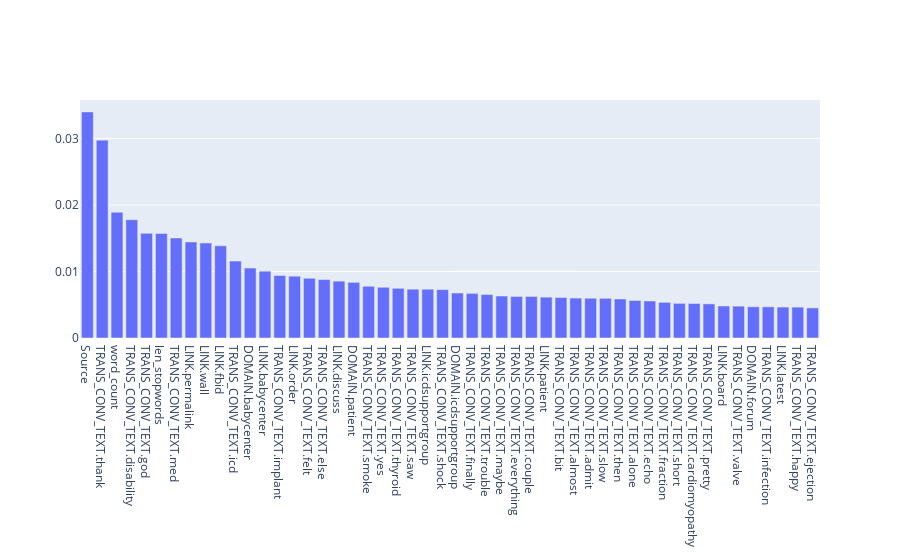

Notebook source saved alongside this figure:
### Code cell
import plotly.graph_objects as go

fig = go.Figure([go.Bar(x=most_important.Feature_name, y=most_important.Importance)])
fig.show()

### Figure 1 — Plotly figure (JSON) as saved in the notebook; plotly's stock layout.template omitted (floating-point values rounded to 4 significant figures)
{"data": [{"type": "bar", "x": ["Source", "TRANS_CONV_TEXT.thank", "word_count", "TRANS_CONV_TEXT.disability", "TRANS_CONV_TEXT.god", "len_stopwords", "TRANS_CONV_TEXT.med", "LINK.permalink", "LINK.wall", "LINK.fbid", "TRANS_CONV_TEXT.icd", "DOMAIN.babycenter", "LINK.babycenter", "TRANS_CONV_TEXT.implant", "LINK.order", "TRANS_CONV_TEXT.felt", "TRANS_CONV_TEXT.else", "LINK.discuss", "DOMAIN.patient", "TRANS_CONV_TEXT.smoke", "TRANS_CONV_TEXT.yes", "TRANS_CONV_TEXT.thyroid", "TRANS_CONV_TEXT.saw", "LINK.icdsupportgroup", "TRANS_CONV_TEXT.shock", "DOMAIN.icdsupportgroup", "TRANS_CONV_TEXT.finally", "TRANS_CONV_TEXT.trouble", "TRANS_CONV_TEXT.maybe", "TRANS_CONV_TEXT.everything", "TRANS_CONV_TEXT.couple", "LINK.patient", "TRANS_CONV_TEXT.bit", "TRANS_CONV_TEXT.almost", "TRANS_CONV_TEXT.admit", "TRANS_CONV_TEXT.slow", "TRANS_CONV_TEXT.then", "TRANS_CONV_TEXT.alone", "TRANS_CONV_TEXT.echo", "TRANS_CONV_TEXT.fraction", "TRANS_CONV_TEXT.short", "TRANS_CONV_TEXT.cardiomyopathy", "TRANS_CONV_TEXT.pretty", "LINK.board", "TRANS_CONV_TEXT.valve", "DOMAIN.forum", "TRANS_CONV_TEXT.infection", "LINK.latest", "TRANS_CONV_TEXT.happy", "TRANS_CONV_TEXT.ejection"], "y": [0.03402, 0.02977, 0.01892, 0.0178, 0.01575, 0.01571, 0.01504, 0.01445, 0.0143, 0.01387, 0.01157, 0.01052, 0.01005, 0.009401, 0.009301, 0.008987, 0.00879, 0.008555, 0.00837, 0.007781, 0.007631, 0.007477, 0.007345, 0.007338, 0.007282, 0.006769, 0.006716, 0.006535, 0.006316, 0.006252, 0.006252, 0.006149, 0.006093, 0.006009, 0.005983, 0.005972, 0.005872, 0.005648, 0.005565, 0.005364, 0.005212, 0.005193, 0.00513, 0.004812, 0.004793, 0.004697, 0.004693, 0.004651, 0.004648, 0.004528]}], "layout": {}}
